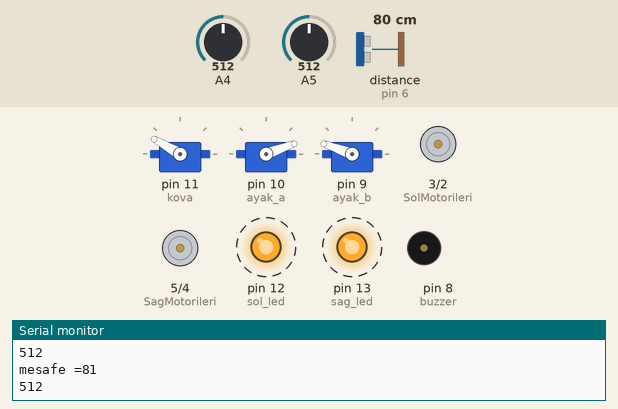
Recording of a sketch running on a simulated Arduino Uno, built with avr-gcc and run on an emulated ATmega328P. On the bench: 3 × servo, motor-driver pin pairs drawn as motors (green arrow = first pin HIGH = forward, orange = second pin HIGH = backward, longer = more drive), output pins drawn as LEDs (lit = HIGH), buzzer (waves = sounding, pin HIGH), the last lines printed to the serial monitor. Wiring (inferred from the names in the program): ultrasonic range finder: trigger pin 7; echo pin 6. Dashed ring = blinking. The inputs (shaded band) are chosen by the test bench; at power-on: distance to the obstacle (sensor on pin 6) 80 cm, A4 = 512, A5 = 512. The echo pulse lasts 58.3 µs per cm; pins used as bus, display or sensor lines are not drawn.

Above: at 2.29 s.
2.3 s: distance to the obstacle (sensor on pin 6) set to 16 cm
5.3 s: distance to the obstacle (sensor on pin 6) set to 13 cm
At 6.2 s:
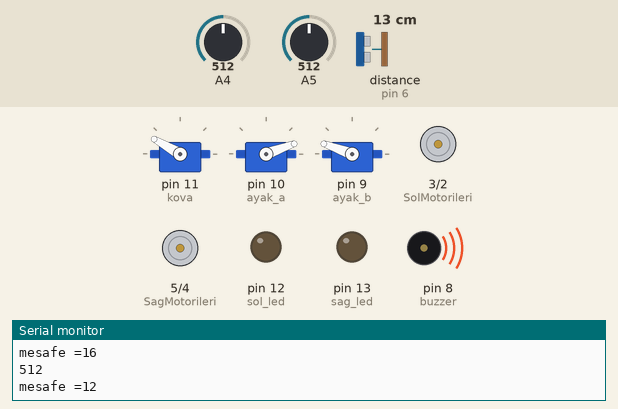
At 14.0 s:
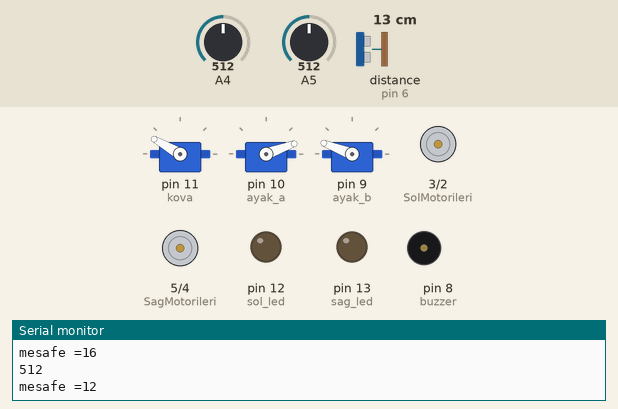
14.3 s: A4 set to 490
At 23.7 s:
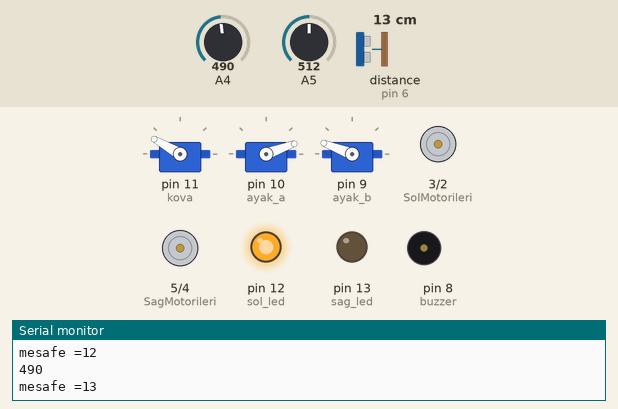
Timing chart, 0 to 26.3 s (numbered marks = the images above; inputs shaded):
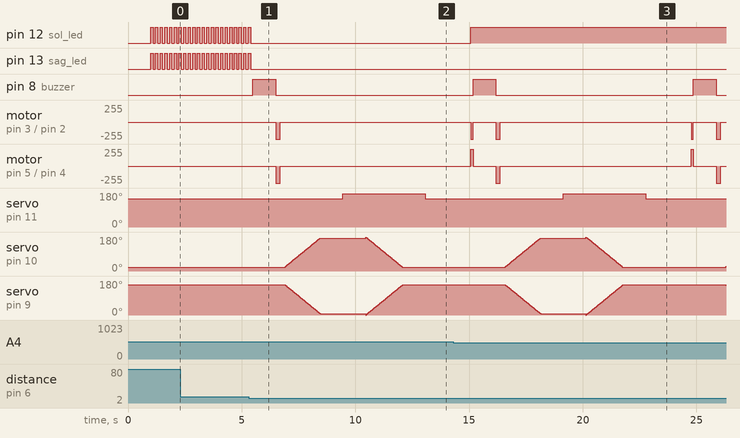

Measured:
- the behaviour switches between 15 and 14 cm on distance to the obstacle (sensor on pin 6) (found by bisection; images 0 and 1)
- after the input at 5.3 s, pin 12 (sol_led), pin 13 (sag_led): goes on until 5.4 s, then stays LOW
- after the input at 14.3 s, pin 12 (sol_led): goes on until 15.1 s, then stays HIGH; pin 13 (sag_led): stops changing and stays LOW
- by itself, pin 12 (sol_led), pin 13 (sag_led): alternates HIGH for 0.10 s and LOW for 0.10 s

The sketch:

cfizgi_cop.ino
```cpp
#include<Servo.h>
Servo kova;
Servo ayak_a;
Servo ayak_b;


const byte echo = 6;
const byte trig = 7;
int sure = 0;
int mesafe = 0;

#define SolMotorileri 3
#define SolMotorGeri  2
#define SagMotorileri 5
#define SagMotorGeri 4


#define sag_led 13
#define sol_led 12
#define buzzer 8


void setup() {


  Serial.begin(9600);
  pinMode(buzzer , OUTPUT);

  pinMode(SolMotorileri, OUTPUT);
  pinMode(SolMotorGeri, OUTPUT);
  pinMode(SagMotorileri, OUTPUT);
  pinMode(SagMotorGeri, OUTPUT);

  pinMode(sag_led, OUTPUT);
  pinMode(sol_led, OUTPUT);

  pinMode(echo , INPUT);
  pinMode(trig , OUTPUT);

  kova.attach(11);
  ayak_a.attach(10);
  ayak_b.attach(9);

  kova.write(150); // aç
  ayak_b.write(160);
  ayak_a.write(20);
  delay(1000);

}
void loop() {

  int sol_sensor = analogRead(A5);
  int sag_sensor = analogRead(A4);
Serial.println(sag_sensor);
  //delay(10);
  if (sol_sensor > 500 && sag_sensor < 500 ) {

    digitalWrite(SolMotorileri, LOW);
    digitalWrite(SolMotorGeri, HIGH);
    digitalWrite(SagMotorileri, HIGH);
    digitalWrite(SagMotorGeri, LOW);

    digitalWrite(sol_led, HIGH);
    digitalWrite(sag_led, LOW);
  delay(100);
  }


  if (sol_sensor < 500 && sag_sensor > 500  ) {


    digitalWrite(SolMotorileri, HIGH);
    digitalWrite(SolMotorGeri, LOW);
    digitalWrite(SagMotorileri, LOW);
    digitalWrite(SagMotorGeri, HIGH);

    digitalWrite(sag_led, HIGH);
    digitalWrite(sol_led, LOW);
  delay(100);
  }
  if (sol_sensor < 500 && sag_sensor < 500 ) {

    digitalWrite(sol_led, LOW);
    digitalWrite(sag_led, LOW);
    digitalWrite(SolMotorileri, HIGH);
    digitalWrite(SolMotorGeri, LOW);
    digitalWrite(SagMotorileri, HIGH);
    digitalWrite(SagMotorGeri, LOW);
    delay(20);
    digitalWrite(SolMotorileri, LOW);
    digitalWrite(SolMotorGeri, LOW);
    digitalWrite(SagMotorileri, LOW);
    digitalWrite(SagMotorGeri, LOW);
    delay(7);
  }

  if (sol_sensor > 500 && sag_sensor > 500  ) {

    digitalWrite(SolMotorileri, LOW);
    digitalWrite(SolMotorGeri, LOW);
    digitalWrite(SagMotorileri, LOW);
    digitalWrite(SagMotorGeri, LOW);

    digitalWrite(sol_led, HIGH);
    digitalWrite(sag_led, HIGH);
    delay (100);
    digitalWrite(sol_led, LOW);
    digitalWrite(sag_led, LOW);
    delay (100);

  }

  olc();

}
void olc()


{ digitalWrite(trig , HIGH);
  delayMicroseconds(1000);
  digitalWrite(trig , LOW);
  sure = pulseIn(echo , HIGH);
  mesafe = (sure / 2) / 28.5 ;
  Serial.print ("mesafe =");  Serial.println (mesafe);
  if (mesafe < 11)
  {
    mesafe = 15;
  }
  if (mesafe < 15)
  {
    engel();
  }
}

void engel()

{
  digitalWrite(SolMotorileri, LOW);
  digitalWrite(SolMotorGeri, LOW);
  digitalWrite(SagMotorileri, LOW);
  digitalWrite(SagMotorGeri, LOW);
  digitalWrite(buzzer, HIGH);
  delay(1000);
  digitalWrite(buzzer, LOW);


  digitalWrite(SolMotorileri, LOW);
  digitalWrite(SolMotorGeri, HIGH);
  digitalWrite(SagMotorileri, LOW);
  digitalWrite(SagMotorGeri, HIGH);
  delay(200);
  digitalWrite(SolMotorileri, LOW);
  digitalWrite(SolMotorGeri, LOW);
  digitalWrite(SagMotorileri, LOW);
  digitalWrite(SagMotorGeri, LOW);
  delay(200);
  int d = 0;
  for (int e = 160; e > 6 ; e = e - 1) // asagı indi
  {

    d = d + 1;
    ayak_b.write(e); // 90 91 92
    ayak_a.write(20 + d); // 0  1

    delay(10);
  }
  delay(1000);
  kova.write(175); // kapat
  delay(1000);
  d = 0;
  for (int e = 0; e < 160 ; e = e + 1) // yukarı
  {

    d = d + 1;
    ayak_b.write(e); // 90 91 92
    ayak_a.write(180 - d); // 0  1

    delay(10);
  }
  delay(1000);
  kova.write(150); // aç
  delay(2000);
}
```
